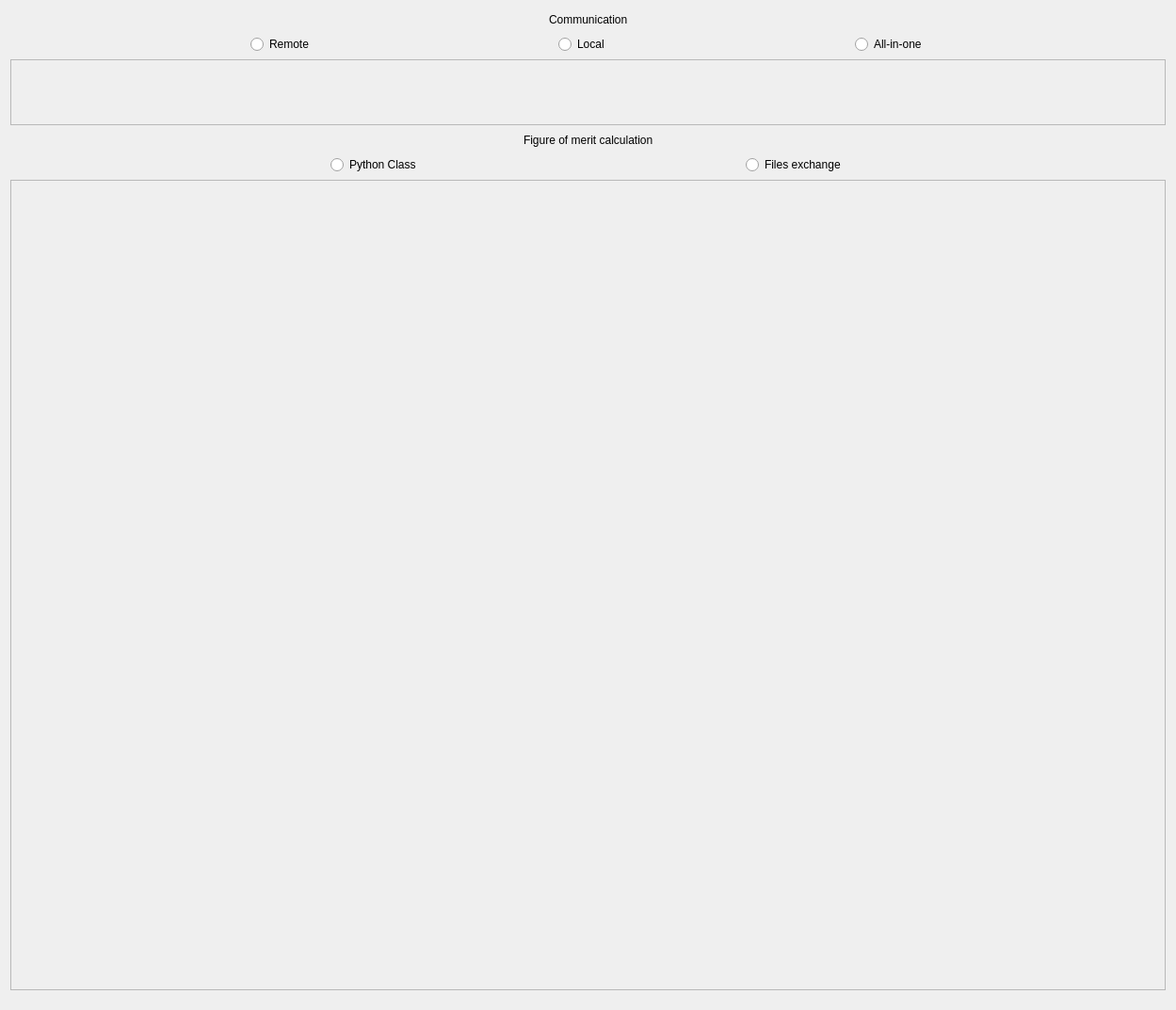
<?xml version="1.0" encoding="UTF-8"?>
<ui version="4.0">
 <class>Form</class>
 <widget class="QWidget" name="Form">
  <property name="geometry">
   <rect>
    <x>0</x>
    <y>0</y>
    <width>1249</width>
    <height>1073</height>
   </rect>
  </property>
  <property name="windowTitle">
   <string>Form</string>
  </property>
  <layout class="QVBoxLayout" name="verticalLayout">
   <item>
    <layout class="QHBoxLayout" name="horizontalLayout_7">
     <item>
      <spacer name="horizontalSpacer_17">
       <property name="orientation">
        <enum>Qt::Horizontal</enum>
       </property>
       <property name="sizeHint" stdset="0">
        <size>
         <width>40</width>
         <height>20</height>
        </size>
       </property>
      </spacer>
     </item>
     <item>
      <widget class="QLabel" name="label_3">
       <property name="text">
        <string>Communication</string>
       </property>
      </widget>
     </item>
     <item>
      <spacer name="horizontalSpacer_18">
       <property name="orientation">
        <enum>Qt::Horizontal</enum>
       </property>
       <property name="sizeHint" stdset="0">
        <size>
         <width>40</width>
         <height>20</height>
        </size>
       </property>
      </spacer>
     </item>
    </layout>
   </item>
   <item>
    <layout class="QHBoxLayout" name="horizontalLayout_6">
     <item>
      <spacer name="horizontalSpacer_13">
       <property name="orientation">
        <enum>Qt::Horizontal</enum>
       </property>
       <property name="sizeHint" stdset="0">
        <size>
         <width>40</width>
         <height>20</height>
        </size>
       </property>
      </spacer>
     </item>
     <item>
      <widget class="QRadioButton" name="remote_radio_button">
       <property name="text">
        <string>Remote</string>
       </property>
      </widget>
     </item>
     <item>
      <spacer name="horizontalSpacer_14">
       <property name="orientation">
        <enum>Qt::Horizontal</enum>
       </property>
       <property name="sizeHint" stdset="0">
        <size>
         <width>40</width>
         <height>20</height>
        </size>
       </property>
      </spacer>
     </item>
     <item>
      <widget class="QRadioButton" name="local_radio_button">
       <property name="text">
        <string>Local</string>
       </property>
      </widget>
     </item>
     <item>
      <spacer name="horizontalSpacer_15">
       <property name="orientation">
        <enum>Qt::Horizontal</enum>
       </property>
       <property name="sizeHint" stdset="0">
        <size>
         <width>40</width>
         <height>20</height>
        </size>
       </property>
      </spacer>
     </item>
     <item>
      <widget class="QRadioButton" name="allinone_radio_button">
       <property name="text">
        <string>All-in-one</string>
       </property>
      </widget>
     </item>
     <item>
      <spacer name="horizontalSpacer_16">
       <property name="orientation">
        <enum>Qt::Horizontal</enum>
       </property>
       <property name="sizeHint" stdset="0">
        <size>
         <width>40</width>
         <height>20</height>
        </size>
       </property>
      </spacer>
     </item>
    </layout>
   </item>
   <item>
    <widget class="QScrollArea" name="comm_scroll_area">
     <property name="sizePolicy">
      <sizepolicy hsizetype="Minimum" vsizetype="Minimum">
       <horstretch>0</horstretch>
       <verstretch>0</verstretch>
      </sizepolicy>
     </property>
     <property name="widgetResizable">
      <bool>true</bool>
     </property>
     <widget class="QWidget" name="scrollAreaWidgetContents_3">
      <property name="geometry">
       <rect>
        <x>0</x>
        <y>0</y>
        <width>1229</width>
        <height>68</height>
       </rect>
      </property>
     </widget>
    </widget>
   </item>
   <item>
    <layout class="QHBoxLayout" name="horizontalLayout_8">
     <item>
      <spacer name="horizontalSpacer_19">
       <property name="orientation">
        <enum>Qt::Horizontal</enum>
       </property>
       <property name="sizeHint" stdset="0">
        <size>
         <width>40</width>
         <height>20</height>
        </size>
       </property>
      </spacer>
     </item>
     <item>
      <widget class="QLabel" name="label_4">
       <property name="text">
        <string>Figure of merit calculation</string>
       </property>
      </widget>
     </item>
     <item>
      <spacer name="horizontalSpacer_20">
       <property name="orientation">
        <enum>Qt::Horizontal</enum>
       </property>
       <property name="sizeHint" stdset="0">
        <size>
         <width>40</width>
         <height>20</height>
        </size>
       </property>
      </spacer>
     </item>
    </layout>
   </item>
   <item>
    <layout class="QHBoxLayout" name="horizontalLayout_9">
     <item>
      <spacer name="horizontalSpacer_21">
       <property name="orientation">
        <enum>Qt::Horizontal</enum>
       </property>
       <property name="sizeHint" stdset="0">
        <size>
         <width>40</width>
         <height>20</height>
        </size>
       </property>
      </spacer>
     </item>
     <item>
      <widget class="QRadioButton" name="python_class_radio_button">
       <property name="text">
        <string>Python Class</string>
       </property>
      </widget>
     </item>
     <item>
      <spacer name="horizontalSpacer_22">
       <property name="orientation">
        <enum>Qt::Horizontal</enum>
       </property>
       <property name="sizeHint" stdset="0">
        <size>
         <width>40</width>
         <height>20</height>
        </size>
       </property>
      </spacer>
     </item>
     <item>
      <widget class="QRadioButton" name="files_exchange_radio_button">
       <property name="text">
        <string>Files exchange</string>
       </property>
      </widget>
     </item>
     <item>
      <spacer name="horizontalSpacer_23">
       <property name="orientation">
        <enum>Qt::Horizontal</enum>
       </property>
       <property name="sizeHint" stdset="0">
        <size>
         <width>40</width>
         <height>20</height>
        </size>
       </property>
      </spacer>
     </item>
    </layout>
   </item>
   <item>
    <widget class="QScrollArea" name="fom_scroll_area">
     <property name="sizePolicy">
      <sizepolicy hsizetype="Preferred" vsizetype="MinimumExpanding">
       <horstretch>0</horstretch>
       <verstretch>0</verstretch>
      </sizepolicy>
     </property>
     <property name="widgetResizable">
      <bool>true</bool>
     </property>
     <widget class="QWidget" name="scrollAreaWidgetContents_4">
      <property name="geometry">
       <rect>
        <x>0</x>
        <y>0</y>
        <width>1229</width>
        <height>847</height>
       </rect>
      </property>
     </widget>
    </widget>
   </item>
   <item>
    <spacer name="verticalSpacer_2">
     <property name="orientation">
      <enum>Qt::Vertical</enum>
     </property>
     <property name="sizeType">
      <enum>QSizePolicy::Minimum</enum>
     </property>
     <property name="sizeHint" stdset="0">
      <size>
       <width>20</width>
       <height>10</height>
      </size>
     </property>
    </spacer>
   </item>
  </layout>
 </widget>
 <resources/>
 <connections/>
</ui>
